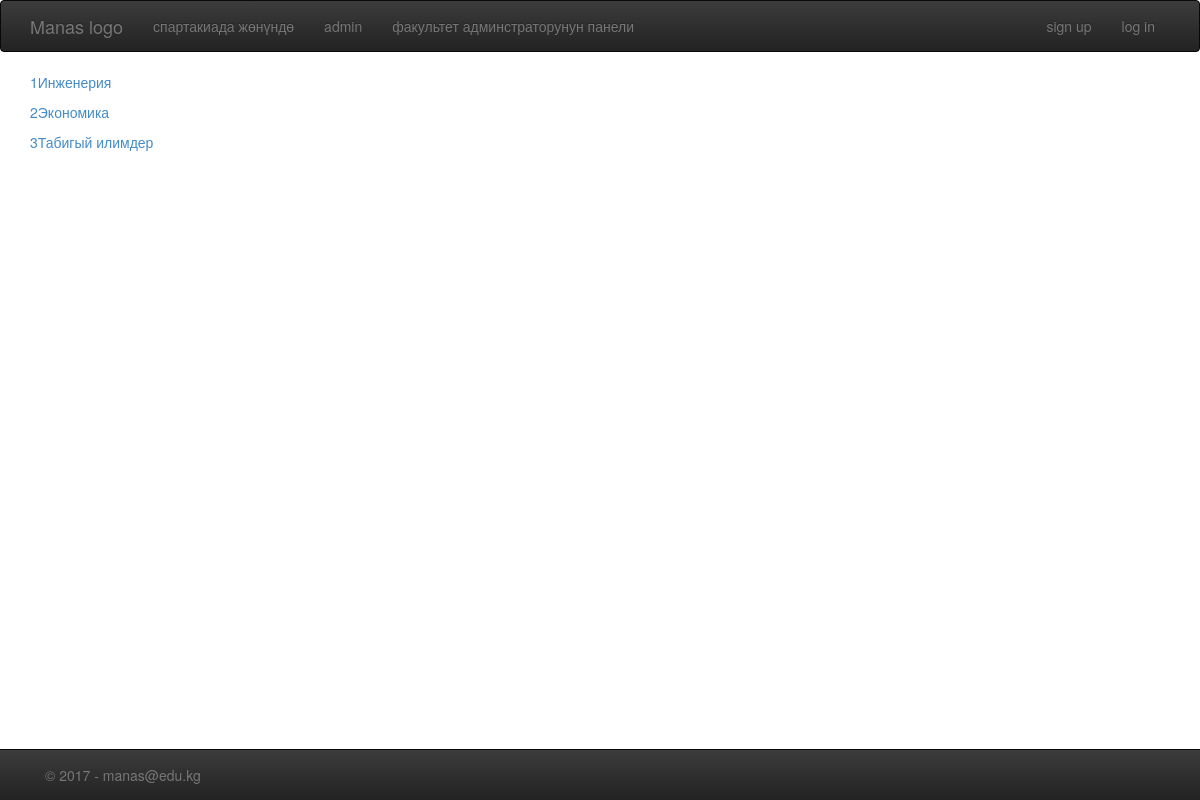
/about_faculties/, run on the app's committed database.
### spartakiada/models.py (models this page shows, shortened)
class Faculty(models.Model):
    faculty_name = models.CharField(max_length=100)

### about_faculties/views.py (the view)
def fac_list(request):
    fac = Faculty.objects.all()
    context = {'fac': fac}
    return render(request, 'about_fac.html', context)

### about_faculties/templates/about_fac.html (shortened to what this page needs)
{% extends 'base.html' %}
{% block content %}
    <div class="container" >
       {% for i in fac %}
         <p><a href="sports/">{{ i.id }}{{ i.faculty_name }}</a></p>
       {% endfor %}
    </div>
{% endblock %}

### data on the page
Faculty: id "1", faculty_name "Инженерия"
Faculty: id "2", faculty_name "Экономика"
Faculty: id "3", faculty_name "Табигый илимдер"
